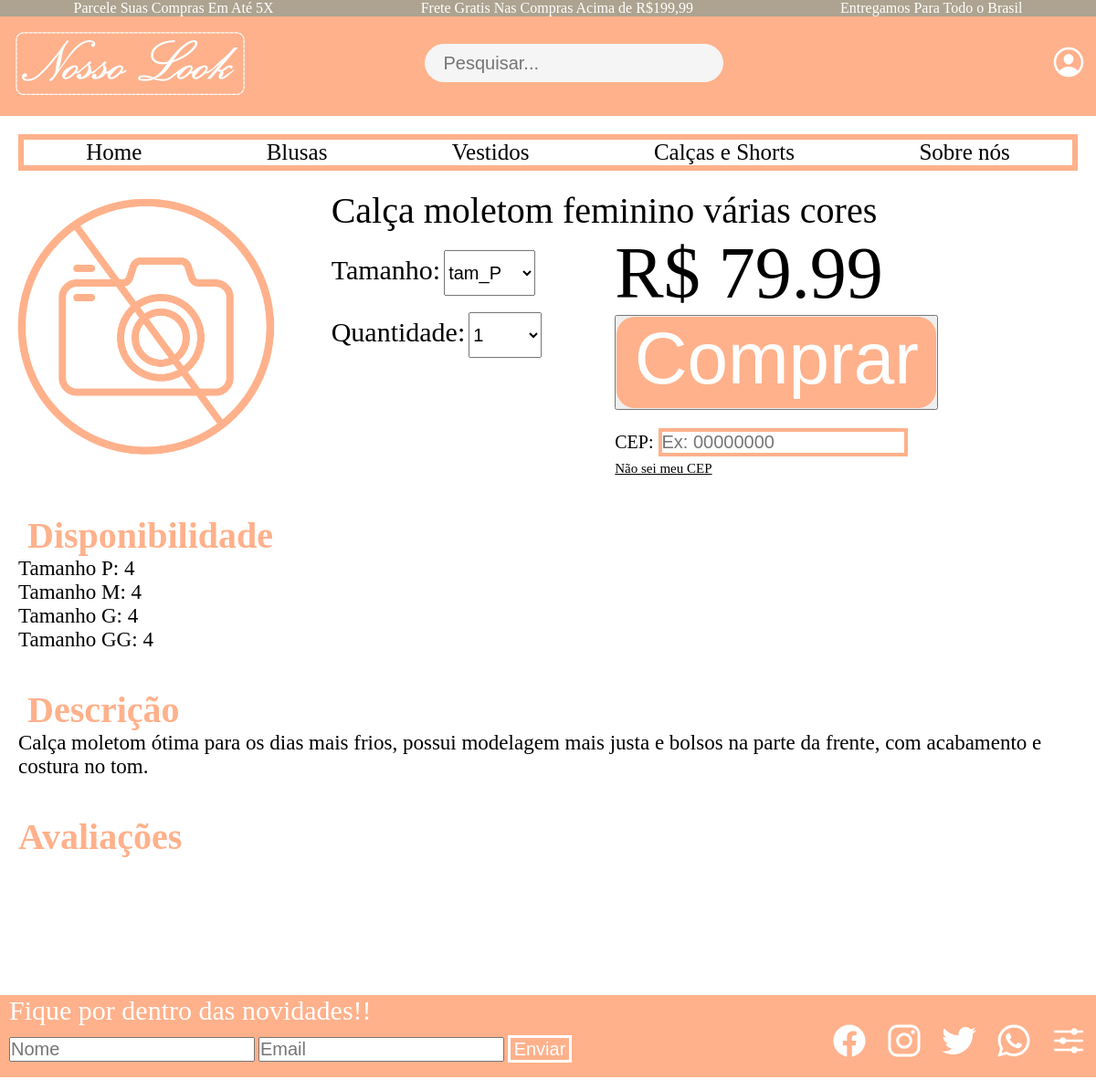
/descricao_produto.php?id_produto=6, run on the app's committed database.
### tables this page shows
CREATE TABLE produto (
    id int NOT NULL AUTO_INCREMENT,
    titulo varchar(255) NOT NULL,
    descricao varchar(255) NOT NULL,
    preco decimal(6, 2) NOT NULL,
    imagem varchar(200),
    categoria int NOT NULL,
    PRIMARY KEY (id),
    FOREIGN KEY (categoria) REFERENCES categoria (id) ON
    DELETE CASCADE ON UPDATE CASCADE
);

create table estoque (
    id int NOT NULL AUTO_INCREMENT,
    id_produto int NOT NULL,
    tam_P int(4),
    tam_M int(4),
    tam_G int(4),
    tam_GG int(4),
    tam_36 int(4),
    tam_38 int(4),
    tam_40 int(4),
    tam_42 int(4),
    tam_44 int(4),
    tam_46 int(4),
    PRIMARY KEY (id),
    FOREIGN KEY (id_produto) REFERENCES produto (id) ON
    DELETE CASCADE ON UPDATE CASCADE
);

### funcoes/funcoes_banco.php (called while the page is built, shortened)
<?php
function selecionar_estoque($id){
    $comando = "SELECT * FROM estoque WHERE id_produto = $id";
    return $comando;
}
?>

### descricao_produto.php (the view, shortened to what this page needs)
<?php
$id= $_GET["id_produto"];
require_once  "funcoes/funcoes_banco.php" ;
$conexao = conexao ();
$comando = selecionar_id ($id);
$comando_estoque= selecionar_estoque($id);
$resultado= mysqli_query($conexao, $comando);
$retorno= mysqli_fetch_assoc($resultado);
$resultado = mysqli_query($conexao, $comando_estoque);
$result_estoque = mysqli_fetch_assoc($resultado);
$estoque = array();
$estoque["tam_P"] = $result_estoque["tam_P"];
$estoque["tam_M"] = $result_estoque["tam_M"];
$estoque["tam_G"] = $result_estoque["tam_G"];
$estoque["tam_GG"] = $result_estoque["tam_GG"];
$estoque["tam_36"] = $result_estoque["tam_36"];
$estoque["tam_38"] = $result_estoque["tam_38"];
$estoque["tam_40"] = $result_estoque["tam_40"];
$estoque["tam_42"] = $result_estoque["tam_42"];
$estoque["tam_44"] = $result_estoque["tam_44"];
$estoque["tam_46"] = $result_estoque["tam_46"];
$css = "descricao_produto";
require_once('templates/header.php');
?>
<div id="produto">
    <div><img src='roupas\<?=$retorno["imagem"]?>' alt="<?=$retorno["titulo"]?>"  id="img">
    </div>
    <div id="descricao">
        <p id="nome_do_prod"><?=$retorno["titulo"];?></p>
        <div id="opc">
        <div id="forms">
            <?php
                if($estoque["tam_P"] == 0 and $estoque["tam_M"] == 0 and $estoque["tam_G"] == 0 and $estoque["tam_GG"] == 0 and $estoque["tam_36"] == 0 and $estoque["tam_38"] == 0 and $estoque["tam_40"] == 0 and $estoque["tam_42"] == 0 and $estoque["tam_44"] == 0 and $estoque["tam_46"] == 0){
                    echo "<h1>produto indisponível!</h1>";
                }else{
            ?>
        <form action="resul_descr.php" method="post">
            <label for="tm" class="tm_cor" >Tamanho:</label>
            <select id="tm" name="tamanho">
            <?php
            foreach ($estoque as $posicao => $valor_posicao){
                if($valor_posicao != 0){
                    echo "<option>$posicao</option>";
                }
            }
            ?>
            </select>
            <br>
            <br>
            <label for="quant" class="tm_cor" >Quantidade:</label>
            <select  id="quant" name="quant">
                <?php
               $quant=0;
               foreach ($estoque as $posicao => $valor_posicao){
                if($valor_posicao != 0){
                    if($valor_posicao>$quant){
                        $quant=$valor_posicao;
                        }
            }
        }
        for($i=1; $i<=$quant; $i++){
            echo "<option>$i</option>";
        }
    }
               ?>
            </select>
            </div>
            <div id="precos" class="precos">
            <p id="preco_atual"><?php echo "R$ " . $retorno["preco"];?></p>
            <button type="submit" class="linkcomprar"><p class="comprar">Comprar</p></button>
        <form action="" method="" id="cep">
            <label for="cep">CEP:</label>
            <input type="text" placeholder="Ex: 00000000" id="infcep" data-ls-module="charCounter" maxlength="8">
            <br>
            <a href="http://www.buscacep.correios.com.br/sistemas/buscacep/buscaCepEndereco.cfm" id="nao_sei_cep">Não sei meu CEP </a>
        </form>
        </div>
</div>
</div>
</div>
<div id="disp">
    <p id="titdisp"><strong>Disponibilidade</strong></p>
    <p class="textdesc">
        <?php
        if($estoque["tam_P"]==0 and $estoque["tam_M"]==0 and $estoque["tam_G"]==0 and $estoque["tam_GG"]==0){
            echo "Tamanho 36: ". $estoque['tam_36'];
            echo "<br>";
            echo "Tamanho 38: ". $estoque['tam_38'];
            echo "<br>";
            echo "Tamanho 40: ". $estoque['tam_40'];
            echo "<br>";
            echo "Tamanho 42: ". $estoque['tam_42'];
            echo "<br>";
            echo "Tamanho 44: ". $estoque['tam_44'];
            echo "<br>";
            echo "Tamanho 46: ". $estoque['tam_46'];
        }else{
            echo "Tamanho P: ". $estoque['tam_P'];
            echo "<br>";
            echo "Tamanho M: ". $estoque['tam_M'];
            echo "<br>";
            echo "Tamanho G: ". $estoque['tam_G'];
            echo "<br>";
            echo "Tamanho GG: ". $estoque['tam_GG'];
        }
            ?></p>
</div>
<div id="desc">
    <p id="titdesc"><strong>Descrição</strong></p>
    <p class="textdesc"><?=$retorno["descricao"];?></p>
</div>
<div id="avali">
<?php
   if(isset($_SESSION["nome_usuario"])){
?>
    <p id="avaliacao"><strong>Escreva sua avaliação:</strong></p>
    <form action="avaliar.php?id_produto=<?=$id?>" method="POST">
        <textarea cols="40" rows="5" class="ava" placeholder="Avaliação:" name="avaliacao"></textarea>
        <br>
        <input type="text" placeholder="Seu Nome:" class="ava"  value="<?=$_SESSION['nome_usuario']?>">
        <br>
        <button type="submit" id="botao" class="botao_ava">Enviar</button>
    </form>
    <?php
    }else{
        echo "<h2 id='titulo_avaliacao'>Avaliações</h2>";
    }
    ?>
    <?php
        require_once "funcoes/funcoes_banco.php";
            ?>
</div>
<?php
require_once('templates/footer.php');
?>

### templates/header.php (shortened to what this page needs)
<!DOCTYPE html>
<html lang="pt-br">
<head>
    <link rel="stylesheet" href="templates/style/header.css">
    <link rel="stylesheet" href="templates/style/<?=$css?>.css">
    <link rel="stylesheet" href="templates/style/footer.css">
</head>
<body>
    <div id="promo_cep">
        <p>Parcele Suas Compras Em Até 5X</p>
        <p>Frete Gratis Nas Compras Acima de R$199,99</p>
        <p>Entregamos Para Todo o Brasil</p>
    </div>
    <div id="cabecalho">
        <div><img src="logo.jpg" alt="logo" id="logo"></div>
        <div>
            <form action="index.php" method="get">
                <input type="text" name="busca" id="busca" placeholder="Pesquisar...">
            </form>
        </div>
        <div id="opcoes">
            <?php
            if(isset($_SESSION["nome_usuario"])){
                echo "<a href='carrinho.php'><ion-icon name='cart-outline' title='Carrinho' class='icons'></ion-icon></a>";
                echo "<a href='conta_usuario.php'><ion-icon name='person-circle-outline'  class='icons'></ion-icon></a>";
                echo "<a href='n_pedido.php'><ion-icon name='cube-outline' class='icons'></ion-icon></a>";
            }else{
                echo "<a href='entrar_cadastre-se.php'><ion-icon name='person-circle-outline'  class='icons'></ion-icon></a>";
            }
            ?>
        </div>
    </div>
    <div id="menu">
        <a href="index.php" class="opcoes_menu"><p>Home</p></a>
        <a href="categoria.php?id=1" class="opcoes_menu"><p>Blusas</p></a>
        <a href="categoria.php?id=2" class="opcoes_menu"><p>Vestidos</p></a>
        <a href="categoria.php?id=3" class="opcoes_menu"><p>Calças e Shorts</p></a>
        <a href="sobre.php" class="opcoes_menu"><p>Sobre nós</p></a>
    </div>

### templates/footer.php (shortened to what this page needs)
<div id="rodape">
        <div>
        <p id="novidds">Fique por dentro das novidades!!</p>
        <form action="" method="" id="form">
            <input type="text" class="nome_email" placeholder="Nome">
            <input type="email" class="nome_email" placeholder="Email">
            <button type="submit" id="botao">Enviar</button>
        </form>
    </div>
    <div id="redessociais">
        <a href="https://www.facebook.com/"><ion-icon name="logo-facebook" class="sociais"></ion-icon></a>
        <a href="https://www.instagram.com/"><ion-icon name="logo-instagram" class="sociais"></ion-icon></a>
        <a href="https://twitter.com/"><ion-icon name="logo-twitter" class="sociais"></ion-icon></a>
        <a href=""><ion-icon name="logo-whatsapp" class="sociais"></ion-icon></a>
        <a href="entraradd.php"><ion-icon name="options" class="sociais"></ion-icon></a>
    </div>
</body>
</html>

### templates/style/header.css (style rules this page uses)
* { margin: 0px; padding: 0px; }
#promo_cep { display: flex; justify-content: space-around; background-color:#ada390; color: white; }
#cabecalho { display: flex; background-color: #ffb18b; justify-content: space-between; }
#logo { width: 256px; height: 75px; margin: 15px; }
#busca { background-color: #f5f5f5; border: 1px solid #f5f5f5; border-radius: 30px; height: 30px; width: 300px; color: #a9a9a9; font-size: 20px; padding: 5px; padding-left: 20px; margin-top: 30px; margin-left: -170px; }
#opcoes { display: flex; }
.icons { width: 40px; height: 40px; color:white; margin: 30px 10px 30px 10px; }
#menu { display:flex; border: solid 6px #ffb18b; margin:20px; justify-content: space-around; }
.opcoes_menu { font-size: 25px; color: black; text-decoration: none; }

### templates/style/descricao_produto.css (style rules this page uses)
#produto { display: flex; }
#img { height: 300px; }
#nome_do_prod { font-size: 40px; padding-left: 40px; }
#opc { display: flex; }
#tm { font-size: 20px; height: 50px; width: 100px; }
#quant { font-size: 20px; height: 50px; width: 80px; }
.tm_cor { font-size: 30px; }
#forms { padding-left: 40px; padding-top: 20px; }
#preco_atual { font-size: 80px; }
#precos { padding-left: 80px; }
#cep { padding-top: 20px; font-size: 20px; }
#infcep { font-size: 20px; border: solid 4px #ffb18b; }
#nao_sei_cep { color: black; font-size: 15px; }
#titdisp { font-size: 40px; color: #ffb18b; margin-left: 30px; margin-top: 40px; }
#titdesc { font-size: 40px; color: #ffb18b; margin-left: 30px; margin-top: 40px; }
.textdesc { font-size: 23px; margin-left: 20px; }
#titulo_avaliacao { font-size: 40px; color: #ffb18b; margin-left: 20px; margin-top: 40px; }
.comprar { background-color: #ffb18b; color: white; width: 350px; height: 100px; font-size: 80px; text-align: center; display: block; border-radius: 20px; }
.linkcomprar { text-decoration: none; }

### templates/style/footer.css (style rules this page uses)
#rodape { display: flex; justify-content: space-between; margin-top: 150px; background-color: #ffb18b; height: 90px; }
#form { padding-top: 10px; padding-left: 10px; }
#botao { background-color: #ffb18b; font-size: 20px; width: 70px; height: 30px; color: white; border: solid 3px white; }
#novidds { font-size: 30px; color: white; padding-left: 10px; }
#redessociais { display: flex; }
.sociais { width: 40px; height: 40px; color:white; margin: 30px 10px 30px 10px; }
.nome_email { font-size: 20px; }

### data on the page
produto: imagem (picture), titulo "Calça moletom feminino várias cores", preco "79.99", descricao "Calça moletom ótima para os dias mais frios, possui modelagem mais justa e bolsos na parte da frente, com acabamento e costura no tom."
estoque: tamanho "tam_P", tam_P "4", tam_M "4", tam_G "4", tam_GG "4"

### other printed values
form field quant "1"
